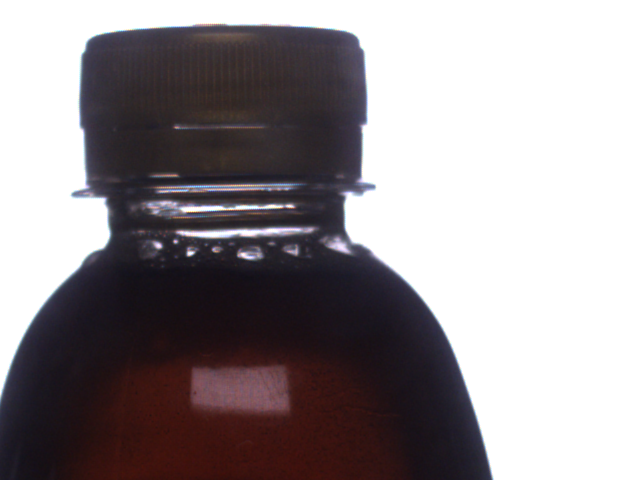
#> input picture Bottle_inspection/sample_botol/botol_kiri.bmp, 640 x 480 px
$ python main_bp.py
#> lines starting #> are read from the running program, lines starting #| are printed output that depends on the picture; after the words box and inside, x2 and y2 are one past the last pixel; in counts of white or black regions, pixels touching at a corner belong together
import cv2
import numpy as np

def detect_cracks(image_path, rect_x, rect_y, rect_width, rect_height):
#> called with image_path = 'sample_botol/botol_kiri.bmp', rect_x = 346, rect_y = 1, rect_width = 1, rect_height = 1
    image = cv2.imread(image_path)
#> image is the input picture: shape (480, 640, 3); mean B, G, R 145.9, 143, 149.6

    adjusted_image = cv2.convertScaleAbs(image, alpha=1, beta=0)
    gray_image = cv2.cvtColor(adjusted_image, cv2.COLOR_BGR2GRAY)
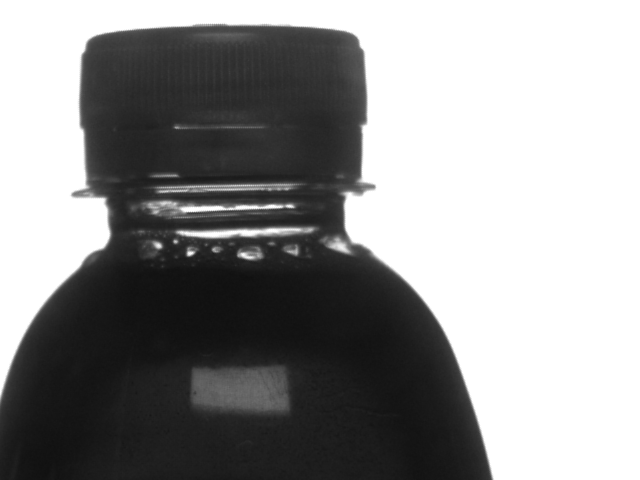
#> gray_image: shape (480, 640); min 15, max 255, mean 145.3
    _, thresholded_image = cv2.threshold(gray_image, 254, 255, cv2.THRESH_BINARY)
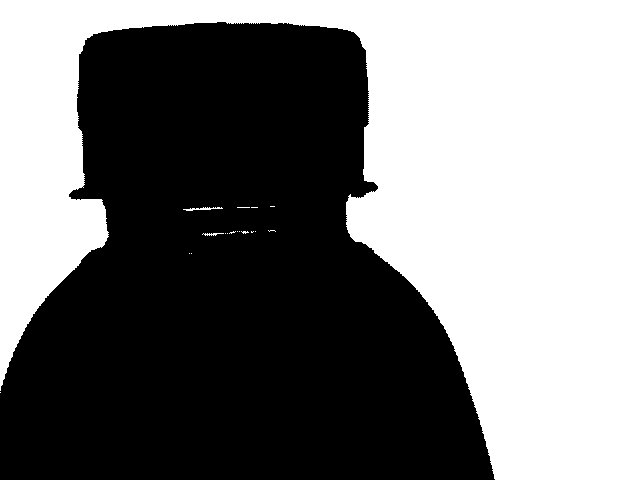
#> thresholded_image: shape (480, 640); 47.8% white; 18 white regions (15 under 20 px), largest, box (x1, y1, x2, y2) and area: (0, 0, 640, 480) 146535, (183, 207, 223, 211) 75, (202, 233, 224, 236) 36
    inverted_thresholded = cv2.bitwise_not(thresholded_image)
#> inverted_thresholded: shape (480, 640); 52.2% white; 18 black regions (15 under 20 px)
    contours, _ = cv2.findContours(inverted_thresholded, cv2.RETR_EXTERNAL, cv2.CHAIN_APPROX_SIMPLE)
#> contours = 1 contour; box (x1, y1, x2, y2) and area: (0, 22, 495, 480) 159780
    contour_image = image.copy()
    for contour in contours:
        M = cv2.moments(contour)
        cX = int(M["m10"] / M["m00"])
        cY = int(M["m01"] / M["m00"])
#> this loop made 1 pass
#> (cX, cY) on pass 1: (232, 281)
        # print(f"cX: {cX}, cY: {cY}")


    # BP_detection
    cv2.rectangle(contour_image, (cX-120, cY-180), (cX+110, cY-130), (0, 255, 255), 1) #bridge
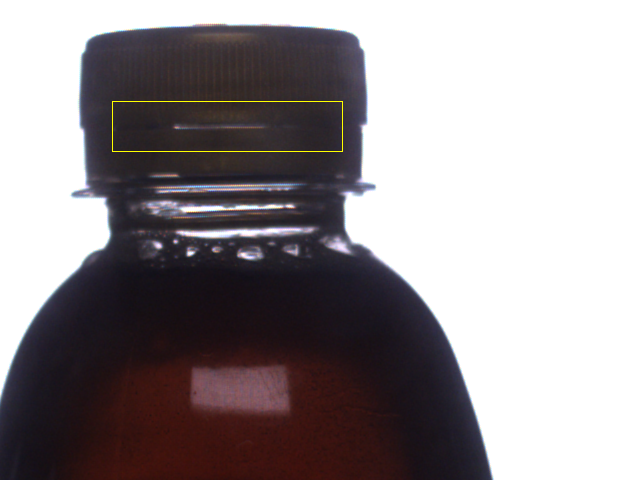
#> contour_image: shape (480, 640, 3); 0.18% of pixels changed, all inside (x1, y1, x2, y2) = (112, 101, 343, 152)
    # cv2.rectangle(contour_image, (rect_x, rect_y), (rect_x2, rect_y2), (0, 255, 0), 2)
    contrast_value = 10
    threshold_bp = 70
    adjusted_image_bp = cv2.convertScaleAbs(image, alpha=1.0 + contrast_value / 100.0, beta=0)
    gray_image_bp = cv2.cvtColor(adjusted_image_bp, cv2.COLOR_BGR2GRAY)
    _, thresholded_image_bp = cv2.threshold(gray_image_bp, threshold_bp, 255, cv2.THRESH_BINARY)
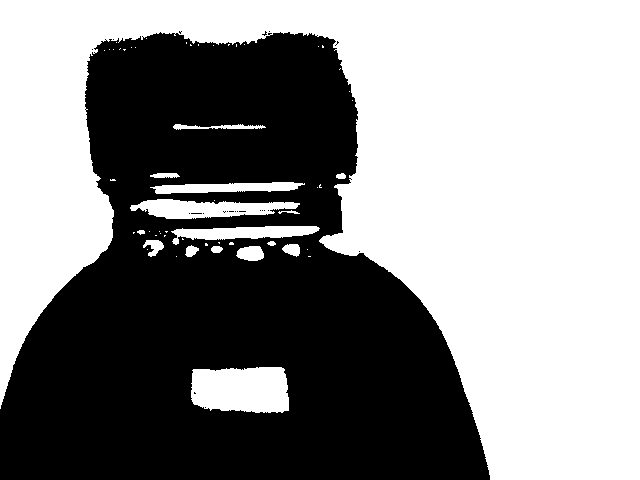
#> thresholded_image_bp: shape (480, 640); 54.7% white; 23 black regions (22 under 20 px), largest, box (x1, y1, x2, y2) and area: (0, 32, 490, 480) 138946
    image_roi_bp = thresholded_image_bp[cY-180:cY-130, cX-120:cX+110]
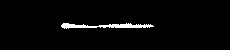
#> image_roi_bp: shape (50, 230); 2.6% white; 1 white region
    # image_roi = thresholded_image[rect_y:rect_y2, rect_x:rect_x2]
    cv2.imshow("image_roi",image_roi_bp)
    contours_bp, _ = cv2.findContours(image_roi_bp, cv2.RETR_EXTERNAL, cv2.CHAIN_APPROX_SIMPLE)
#> contours_bp = 1 contour; box (x1, y1, x2, y2) and area: (61, 23, 154, 29) 208
    total_cracks = 0
    total_area = 0
    for contour in contours_bp:
        x, y, w, h = cv2.boundingRect(contour)
        contour_offset = (cX-120, cY-180)
        cv2.drawContours(contour_image, [contour + contour_offset], -1, (0, 0, 255), 1)
        area = cv2.contourArea(contour)
        total_cracks += 1
        total_area += area
        print(f"X: {x} | Y: {y}")
        print(f"Height: {h} | Width: {w}")
#> this loop made 1 pass
#> (x, y, w, h, contour_offset, area, total_cracks, total_area) on pass 1: (61, 23, 93, 6, (112, 101), 208.5, 1, 208.5)
#| X: 61 | Y: 23
#| Height: 6 | Width: 93
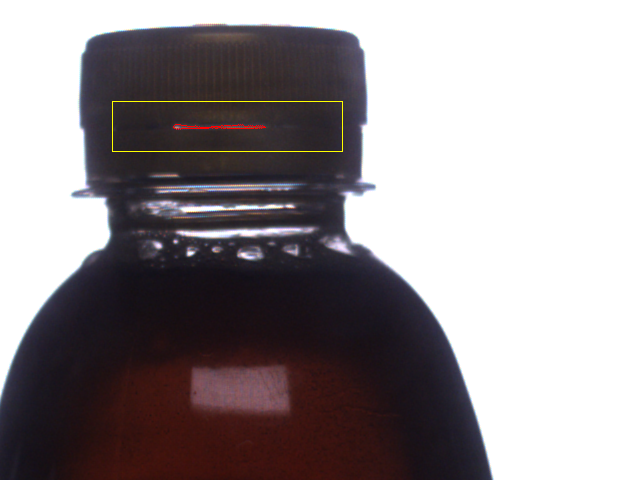
#> contour_image: shape (480, 640, 3); 0.06% of pixels changed, all inside (x1, y1, x2, y2) = (173, 124, 266, 130)
#> after the loop, total_area = 208.5; total_cracks = 1

    # [23 lines of commented-out code are left out]

    return contour_image


def update_image():
    crack_detection_image= detect_cracks(image_file, rect_x, rect_y, rect_width, rect_height)
#> the loop in detect_cracks (call 2), `for contour in contours:` made 1 pass
#> the loop in detect_cracks (call 2), `for contour in contours_bp:` made 1 pass
#| X: 61 | Y: 23
#| Height: 6 | Width: 93
    cv2.imshow("Crack Detection", crack_detection_image)

if __name__ == "__main__":
    image_file = "sample_botol/botol_kiri.bmp"
    rect_x = 346
    rect_y = 1
    rect_width = 1
    rect_height = 1

    crack_detection_image= detect_cracks(image_file, rect_x, rect_y, rect_width, rect_height)

    cv2.namedWindow("Crack Detection")

    update_image()

    while True:
        key = cv2.waitKey(1)
#> (key Esc is pressed here)
        if key == 27:  # Tekan tombol 'Esc' untuk keluar dari program
            break


    cv2.destroyAllWindows()

$ run again, with Bottle_inspection/sample_botol/botol.bmp copied over Bottle_inspection/sample_botol/botol_kiri.bmp
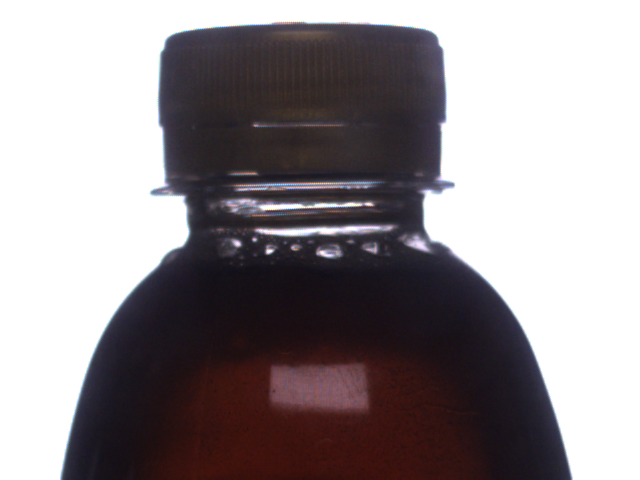
#> input picture Bottle_inspection/sample_botol/botol.bmp, 640 x 480 px
#> in detect_cracks, image is the input picture: shape (480, 640, 3); mean B, G, R 144.7, 141.7, 148.4
#> in detect_cracks, `_, thresholded_image = cv2.threshold(gray_image, 254, 255, cv2.THRESH_..`:
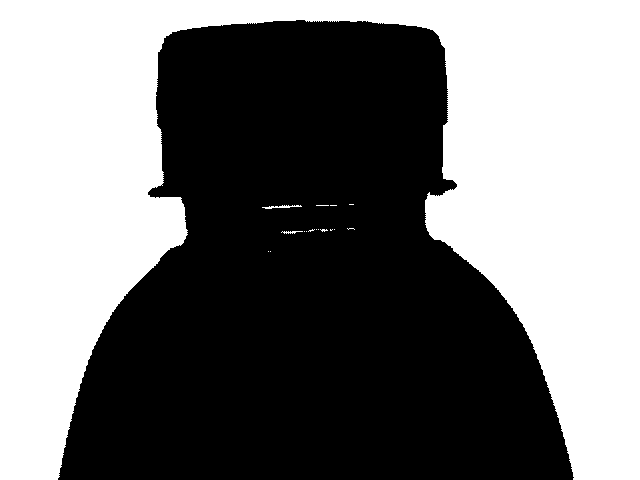
#> thresholded_image: shape (480, 640); 47.1% white; 17 white regions (14 under 20 px), largest, box (x1, y1, x2, y2) and area: (0, 0, 640, 480) 144558, (262, 205, 302, 209) 75, (281, 231, 303, 234) 36
#> inverted_thresholded: shape (480, 640); 52.9% white; 17 black regions (14 under 20 px)
#> contours = 1 contour; box (x1, y1, x2, y2) and area: (58, 20, 574, 480) 161746
#> the loop in detect_cracks, `for contour in contours:` made 1 pass
#> (cX, cY) on pass 1: (309, 282)
#> thresholded_image_bp: shape (480, 640); 54.2% white; 23 black regions (22 under 20 px), largest, box (x1, y1, x2, y2) and area: (64, 30, 570, 480) 140527
#> image_roi_bp: shape (50, 230); 2.6% white; 1 white region
#> contours_bp = 1 contour; box (x1, y1, x2, y2) and area: (63, 20, 156, 26) 208
#> the loop in detect_cracks, `for contour in contours_bp:` made 1 pass
#> (x, y, w, h, contour_offset, area, total_cracks, total_area) on pass 1: (63, 20, 93, 6, (189, 102), 208.5, 1, 208.5)
#> (printed output is left out)
#> after the loop in detect_cracks, `for contour in contours_bp:`:
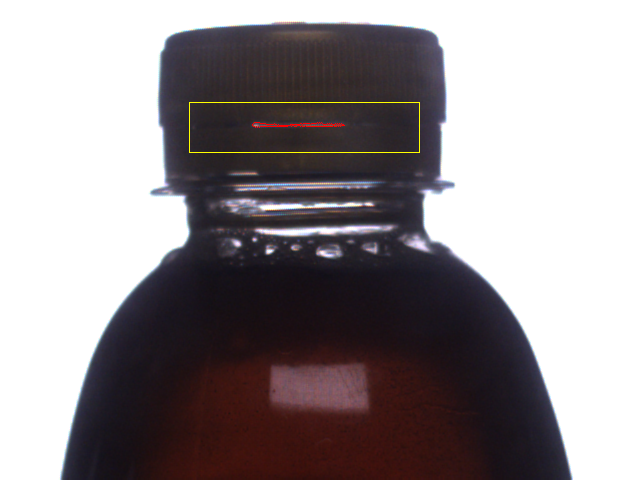
#> contour_image: shape (480, 640, 3); mean B, G, R 144.6, 142.1, 148.9
#> after the loop in detect_cracks, `for contour in contours_bp:`: total_area = 208.5; total_cracks = 1
#> the loop in detect_cracks (call 2), `for contour in contours:` made 1 pass
#> the loop in detect_cracks (call 2), `for contour in contours_bp:` made 1 pass
#> (printed output is left out)

$ run again, with Bottle_inspection/sample_botol/botol_kanan.bmp copied over Bottle_inspection/sample_botol/botol_kiri.bmp
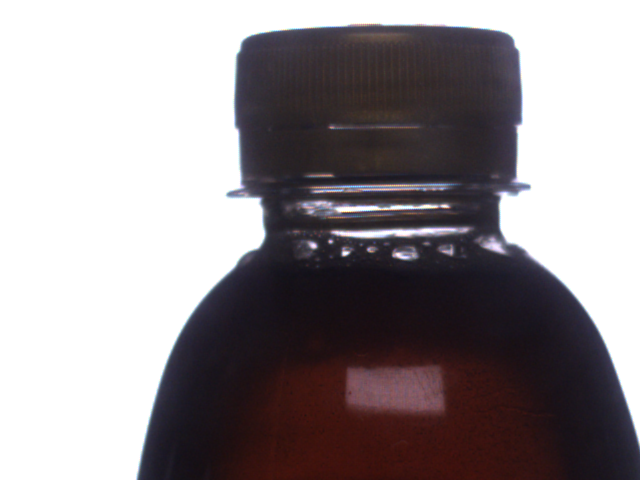
#> input picture Bottle_inspection/sample_botol/botol_kanan.bmp, 640 x 480 px
#> in detect_cracks, image is the input picture: shape (480, 640, 3); mean B, G, R 145.5, 142.6, 149.2
#> in detect_cracks, `_, thresholded_image = cv2.threshold(gray_image, 254, 255, cv2.THRESH_..`:
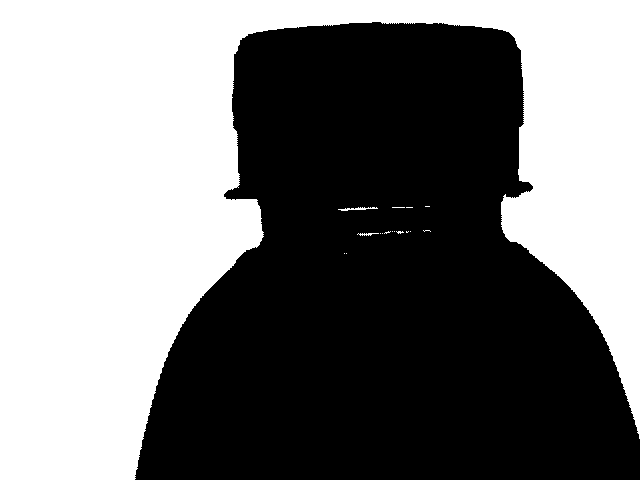
#> thresholded_image: shape (480, 640); 47.5% white; 17 white regions (14 under 20 px), largest, box (x1, y1, x2, y2) and area: (0, 0, 640, 480) 145791, (338, 207, 378, 211) 75, (357, 233, 379, 236) 36
#> inverted_thresholded: shape (480, 640); 52.5% white; 17 black regions (14 under 20 px)
#> contours = 1 contour; box (x1, y1, x2, y2) and area: (135, 22, 640, 480) 160520
#> the loop in detect_cracks, `for contour in contours:` made 1 pass
#> (cX, cY) on pass 1: (385, 282)
#> thresholded_image_bp: shape (480, 640); 54.6% white; 23 black regions (22 under 20 px), largest, box (x1, y1, x2, y2) and area: (140, 32, 640, 480) 139446
#> image_roi_bp: shape (50, 230); 2.6% white; 1 white region
#> contours_bp = 1 contour; box (x1, y1, x2, y2) and area: (63, 22, 156, 28) 208
#> the loop in detect_cracks, `for contour in contours_bp:` made 1 pass
#> (x, y, w, h, contour_offset, area, total_cracks, total_area) on pass 1: (63, 22, 93, 6, (265, 102), 208.5, 1, 208.5)
#> (printed output is left out)
#> after the loop in detect_cracks, `for contour in contours_bp:`:
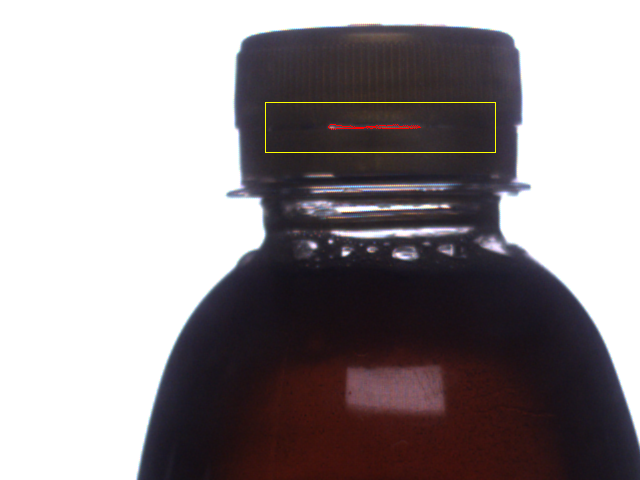
#> contour_image: shape (480, 640, 3); mean B, G, R 145.4, 142.9, 149.6
#> after the loop in detect_cracks, `for contour in contours_bp:`: total_area = 208.5; total_cracks = 1
#> the loop in detect_cracks (call 2), `for contour in contours:` made 1 pass
#> the loop in detect_cracks (call 2), `for contour in contours_bp:` made 1 pass
#> (printed output is left out)
